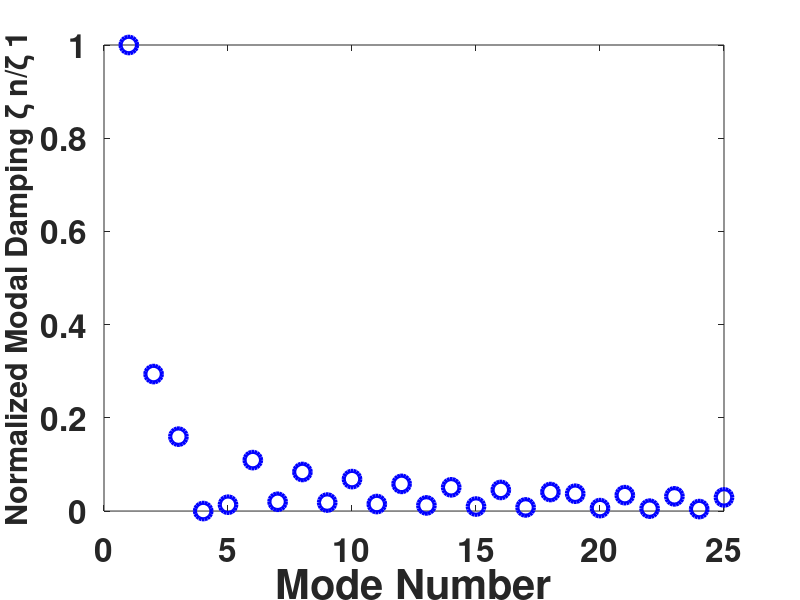
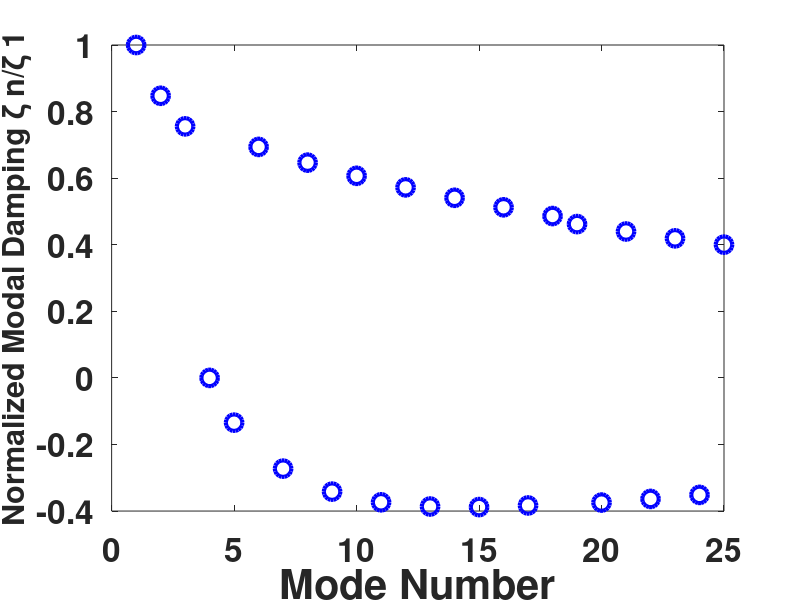
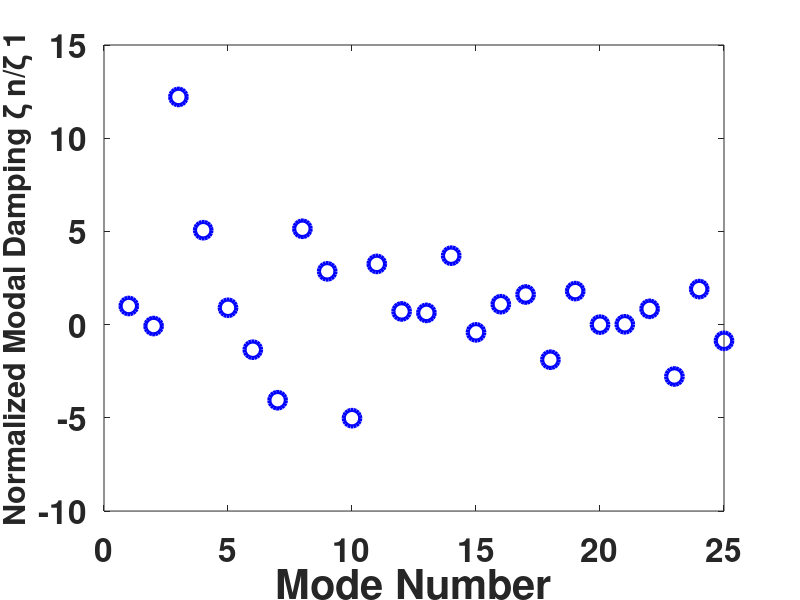
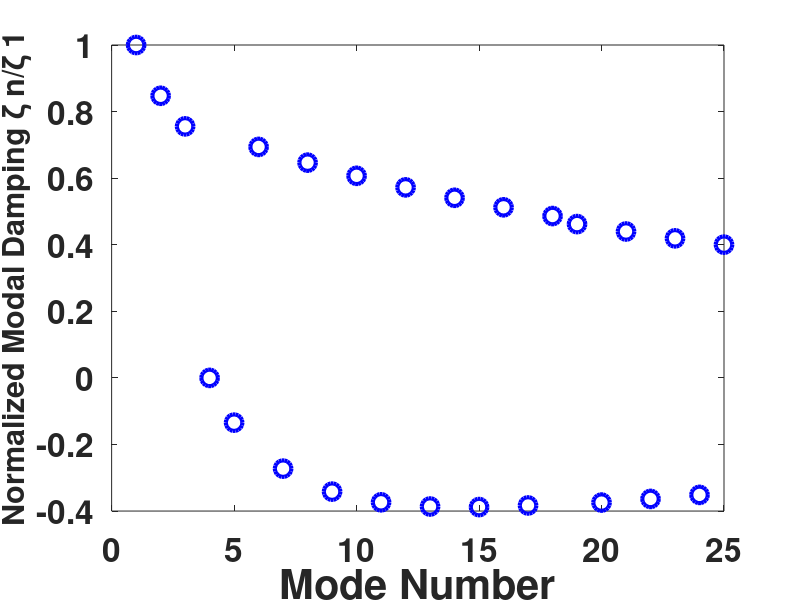

These charts were generated, in order, by the following MATLAB code:
% TIMOSHENKO BEAM FINITE ELEMENT MODEL
% Written by Jeffrey L. Kauffman & Brandi McPherson
% Source https://stars.library.ucf.edu/cgi/viewcontent.cgi?article=6505&context=etd
clc; clear all; close all;
% Some default commands for standardized graphics
set(0,'DefaultAxesFontSize',24,'DefaultTextFontSize',24,...
'DefaultAxesFontName','Helvetica',...
'DefaultTextFontName','Helvetica',...
'DefaultAxesFontWeight','bold','DefaultTextFontWeight','bold',...
'DefaultLineLineWidth',3,'DefaultLineMarkerSize',12,...
'DefaultFigureColor','w','DefaultAxesColorOrder',...
[0 0 1;0 .5 0;1 0 0;0 .75 .75;.75 0 .75;.75 .75 0;.25 .25 .25],...
'DefaultFigurePosition',[5 100 [900 650]*.9],...
'DefaultFigureResize','off')
format short
%% Set up for variable number of elements
Nel = 50; % Number of elements
L = 10; % Beam length
rhoA = 1; % Beam density (per length)
EI = 1; % Beam flexural rigidity
R = 1.48; % R = rhoI/rhoA
S = .439; % S = kAG/EI
%%%%%%%%%%%%%%%%%%%%%%%%%%%%%%%%%%%%%%%%%%%%%%%%%%%%%%%%%%%%%%%%%%%%
for ie = 1:length(Nel)
% Begin FE setup -- element length, phi parameter, and local matrices
% built from shape functions
% nw0w0 is integral 0^Lel [N w]^T [N w] dx
% nt1w1 is integral 0^Lel [N phi']^T [N w'] dx
% etc.
Lel = L/Nel(ie);
phi = 12/S/Lel^2; %Timoshenko

nw0w0 = 1/840/(1+phi)^2*Lel*...
[4*(78+147*phi+70*phi^2) Lel*(44+77*phi+35*phi^2) ...
4*(27+63*phi+35*phi^2) -Lel*(26+63*phi+35*phi^2);
Lel*(44+77*phi+35*phi^2) Lel^2*(8+14*phi+7*phi^2) ...
Lel*(26+63*phi+35*phi^2) -Lel^2*(6+14*phi+7*phi^2);
4*(27+63*phi+35*phi^2) Lel*(26+63*phi+35*phi^2) ...
4*(78+147*phi+70*phi^2) -Lel*(44+77*phi+35*phi^2);
-Lel*(26+63*phi+35*phi^2) -Lel^2*(6+14*phi+7*phi^2) ...
-Lel*(44+77*phi+35*phi^2) Lel^2*(8+14*phi+7*phi^2)];

nw1w1 = 1/60/(1+phi)^2/Lel*...
[12*(6+10*phi+5*phi^2) 6*Lel ...
-12*(6+10*phi+5*phi^2) 6*Lel;
6*Lel Lel^2*(8+10*phi+5*phi^2) ...
-6*Lel -Lel^2*(2+10*phi+5*phi^2);
-12*(6+10*phi+5*phi^2) -6*Lel ...
12*(6+10*phi+5*phi^2) -6*Lel;
6*Lel -Lel^2*(2+10*phi+5*phi^2) ...
-6*Lel Lel^2*(8+10*phi+5*phi^2)];

nt0t0 = 1/30/(1+phi)^2/Lel*...
[36 -3*Lel*(-1+5*phi) ...
-36 -3*Lel*(-1+5*phi);
-3*Lel*(-1+5*phi) Lel^2*(4+5*phi+10*phi^2) ...
3*Lel*(-1+5*phi) Lel^2*(-1-5*phi+5*phi^2);
-36 3*Lel*(-1+5*phi) ...
36 3*Lel*(-1+5*phi);
-3*Lel*(-1+5*phi) Lel^2*(-1-5*phi+5*phi^2) ...
3*Lel*(-1+5*phi) Lel^2*(4+5*phi+10*phi^2)];

nt1t1 = 1/(1+phi)^2/Lel^3*...
[12 6*Lel -12 6*Lel ;
6*Lel Lel^2*(4+2*phi+phi^2) -6*Lel -Lel^2*(-2+2*phi+phi^2);
-12 -6*Lel 12 -6*Lel ;
6*Lel -Lel^2*(-2+2*phi+phi^2) -6*Lel Lel^2*(4+2*phi+phi^2) ];

nw0t1 = 1/60/(1+phi)^2/Lel*...
[-72-60*phi -6*Lel*(11+15*phi+5*phi^2) ...
72+60*phi 6*Lel*(-1+5*phi+5*phi^2);
-6*Lel -Lel^2*(8+10*phi+5*phi^2) ...
6*Lel Lel^2*(2+10*phi+5*phi^2);
72+60*phi -6*Lel*(-1+5*phi+5*phi^2) ...
-72-60*phi 6*Lel*(11+15*phi+5*phi^2);
-6*Lel Lel^2*(2+10*phi+5*phi^2) ...
6*Lel -Lel^2*(8+10*phi+5*phi^2)];

nt1w0 = nw0t1';

nw1t0 = 1/60/(1+phi)^2/Lel*...
[72+60*phi -6*Lel*(-1+5*phi+5*phi^2) ...
-72-60*phi -6*Lel*(-1+5*phi+5*phi^2);
6*Lel Lel^2*(8+10*phi+5*phi^2) ...
-6*Lel -Lel^2*(2+10*phi+5*phi^2);
-72-60*phi 6*Lel*(-1+5*phi+5*phi^2) ...
72+60*phi 6*Lel*(-1+5*phi+5*phi^2);
6*Lel -Lel^2*(2+10*phi+5*phi^2) ...
-6*Lel Lel^2*(8+10*phi+5*phi^2)];

nt0w1 = nw1t0';

nw0w2 = [ -(phi + 6/5)/(Lel*(phi + 1)^2),...
- (phi/2 + 3/5)/(phi + 1)^2 - 1/2, ...
(phi + 6/5)/(Lel*(phi + 1)^2), 1/2 - (phi/2 + 3/5)/(phi + 1)^2;
-1/(10*(phi + 1)^2), ...
- Lel/12 - Lel/(20*(phi + 1)^2), ...
1/(10*(phi + 1)^2), Lel/12 - Lel/(20*(phi + 1)^2);
(phi + 6/5)/(Lel*(phi + 1)^2),...
(phi/2 + 3/5)/(phi + 1)^2 - 1/2,...
-(phi + 6/5)/(Lel*(phi + 1)^2), (phi/2 + 3/5)/(phi + 1)^2 + 1/2;
-1/(10*(phi + 1)^2), Lel/12 - Lel/(20*(phi + 1)^2),...
1/(10*(phi + 1)^2), - Lel/12 - Lel/(20*(phi + 1)^2)];

nw0w4 = [ 0, 0, 0, 0;
0, 0, 0, 0;
0, 0, 0, 0;
0, 0, 0, 0];

nt0w3 = [-12/(Lel^3*(phi + 1)^2), -6/(Lel^2*(phi + 1)^2), ...
12/(Lel^3*(phi + 1)^2), -6/(Lel^2*(phi + 1)^2);
(6*phi)/(Lel^2*(phi + 1)^2), (3*phi)/(Lel*(phi + 1)^2), ...
-(6*phi)/(Lel^2*(phi + 1)^2), (3*phi)/(Lel*(phi + 1)^2);
12/(Lel^3*(phi + 1)^2), 6/(Lel^2*(phi + 1)^2), ...
-12/(Lel^3*(phi + 1)^2), 6/(Lel^2*(phi + 1)^2);
(6*phi)/(Lel^2*(phi + 1)^2), (3*phi)/(Lel*(phi + 1)^2), ...
-(6*phi)/(Lel^2*(phi + 1)^2), (3*phi)/(Lel*(phi + 1)^2)];

nw0t3 = [ 0, 0, 0, 0;
0, 0, 0, 0;
0, 0, 0, 0;
0, 0, 0, 0];

nt0t2 = [ -12/(Lel^3*(phi + 1)^2), -6/(Lel^2*(phi + 1)^2),...
12/(Lel^3*(phi + 1)^2), -6/(Lel^2*(phi + 1)^2);
(6*phi)/(Lel^2*(phi + 1)^2), (3*phi)/(Lel*(phi + 1)^2),...
-(6*phi)/(Lel^2*(phi + 1)^2), (3*phi)/(Lel*(phi + 1)^2);
12/(Lel^3*(phi + 1)^2), 6/(Lel^2*(phi + 1)^2), ...
-12/(Lel^3*(phi + 1)^2), 6/(Lel^2*(phi + 1)^2);
(6*phi)/(Lel^2*(phi + 1)^2), (3*phi)/(Lel*(phi + 1)^2), ...
-(6*phi)/(Lel^2*(phi + 1)^2), (3*phi)/(Lel*(phi + 1)^2)];

nt0t3 = [ 0, 0, 0, 0;
0, 0, 0, 0;
0, 0, 0, 0;
0, 0, 0, 0];

nw2w2 = [ 12/(Lel^3*(phi + 1)^2), 6/(Lel^2*(phi + 1)^2),...
-12/(Lel^3*(phi + 1)^2), 6/(Lel^2*(phi + 1)^2);
6/(Lel^2*(phi + 1)^2), 3/(Lel*(phi + 1)^2) + 1/Lel,...
-6/(Lel^2*(phi + 1)^2), 3/(Lel*(phi + 1)^2) - 1/Lel;
-12/(Lel^3*(phi + 1)^2), -6/(Lel^2*(phi + 1)^2),...
12/(Lel^3*(phi + 1)^2), -6/(Lel^2*(phi + 1)^2);
6/(Lel^2*(phi + 1)^2), 3/(Lel*(phi + 1)^2) - 1/Lel, ...
-6/(Lel^2*(phi + 1)^2), 3/(Lel*(phi + 1)^2) + 1/Lel];

nt2t2 = [ 144/(Lel^5*(phi + 1)^2), 72/(Lel^4*(phi + 1)^2), ...
-144/(Lel^5*(phi + 1)^2), 72/(Lel^4*(phi + 1)^2);
72/(Lel^4*(phi + 1)^2), 36/(Lel^3*(phi + 1)^2), ...
-72/(Lel^4*(phi + 1)^2), 36/(Lel^3*(phi + 1)^2);
-144/(Lel^5*(phi + 1)^2), -72/(Lel^4*(phi + 1)^2), ...
144/(Lel^5*(phi + 1)^2), -72/(Lel^4*(phi + 1)^2);
72/(Lel^4*(phi + 1)^2), 36/(Lel^3*(phi + 1)^2), ...
-72/(Lel^4*(phi + 1)^2), 36/(Lel^3*(phi + 1)^2)];

nt1w2 = [ 12/(Lel^3*(phi + 1)^2), 6/(Lel^2*(phi + 1)^2),...
-12/(Lel^3*(phi + 1)^2), 6/(Lel^2*(phi + 1)^2);
6/(Lel^2*(phi + 1)^2), 3/(Lel*(phi + 1)^2) + 1/Lel, ...
-6/(Lel^2*(phi + 1)^2), 3/(Lel*(phi + 1)^2) - 1/Lel;
-12/(Lel^3*(phi + 1)^2), -6/(Lel^2*(phi + 1)^2), ...
12/(Lel^3*(phi + 1)^2), -6/(Lel^2*(phi + 1)^2);
6/(Lel^2*(phi + 1)^2), 3/(Lel*(phi + 1)^2) - 1/Lel, ...
-6/(Lel^2*(phi + 1)^2), 3/(Lel*(phi + 1)^2) + 1/Lel];
nw1t2 = [ -12/(Lel^3*(phi + 1)), -6/(Lel^2*(phi + 1)), ...
12/(Lel^3*(phi + 1)), -6/(Lel^2*(phi + 1));
0, 0, ...
0, 0;
12/(Lel^3*(phi + 1)), 6/(Lel^2*(phi + 1)),...
-12/(Lel^3*(phi + 1)), 6/(Lel^2*(phi + 1));
0, 0, ...
0, 0];

nt0t4 = [ 0, 0, 0, 0;
0, 0, 0, 0;
0, 0, 0, 0;
0, 0, 0, 0];

nw0w1 = [- 3*phi - 3, (Lel*(5*phi + 6))/10, 3*phi + 3,...
-(Lel*(5*phi + 6))/10;
-(Lel*(5*phi + 6))/10, 0, (Lel*(5*phi + 6))/10, -Lel^2/10;
- 3*phi - 3, -(Lel*(5*phi + 6))/10, 3*phi + 3,...
(Lel*(5*phi + 6))/10;
(Lel*(5*phi + 6))/10, Lel^2/10, -(Lel*(5*phi + 6))/10, 0];

nw0w3 =[ 6/(Lel^2*(phi + 1)), 3/(Lel*(phi + 1)),...
-6/(Lel^2*(phi + 1)), 3/(Lel*(phi + 1));
1/(Lel*(phi + 1)), 1/(2*(phi + 1)), ...
-1/(Lel*(phi + 1)), 1/(2*(phi + 1));
6/(Lel^2*(phi + 1)), 3/(Lel*(phi + 1)),...
-6/(Lel^2*(phi + 1)), 3/(Lel*(phi + 1));
-1/(Lel*(phi + 1)), -1/(2*(phi + 1)), ...
1/(Lel*(phi + 1)), -1/(2*(phi + 1))];
nt0t1 =[ 0, 1/(Lel*(phi + 1)), 0, -1/(Lel*(phi + 1));
-1/(Lel*(phi + 1)), -1/2, 1/(Lel*(phi + 1)), 1/2 - 1/(phi + 1);
0, -1/(Lel*(phi + 1)), 0, 1/(Lel*(phi + 1));
1/(Lel*(phi + 1)), 1/(phi + 1) - 1/2, -1/(Lel*(phi + 1)), 1/2];
% Initialize mass, stiffness, & damping matrices; calculate in terms of
% shape function matrices above
mmat = zeros(4,4); kmat = mmat;
mmat = nw0w0 + R*nt0t0;
mrhoI = R*nt0t0; mrhoA = nw0w0;
kmat = nt1t1 + S*nw1w1 + S*nt0t0 -S*nw1t0 - S*nt0w1;
cmat1 = nw0w0;
cmat2 = nw0w2;
cmat3 = nw0w4;
cmat4 = nw0t1;
cmat5 = nw0t3;
cmat6 = nt0w1;
cmat7 = nt0w3;
cmat8 = nt0t0;
cmat9 = nt0t2;
cmat10 = nt0t4;
cmat11 = .5*(nw1t0 + nt0w1);
cmat12 = nw1w1;
cmat13 = cmat11 + cmat12;
cmat14 = rhoA*nw0w0;
cmat15 = rhoA*R*nt0t0;
cmat16 = nt1t1;
crot = cmat2 + cmat4 + cmat6 + cmat8;
cmot = cmat1;
cstr = cmat7 + cmat9;
ctot = cmat1+cmat2+cmat3+cmat4+cmat5+cmat6+cmat7+cmat8+cmat9+cmat10;
cind1 = cmat1*(1+R/S) + 2*cmat4 + 2*R*cmat7 + cmat11
cind2 = cmat1*(1+R/S) + 2*cmat4 + 2*R*cmat7 + S*cmat11
% Initialize & construct global mass, stiffness, and damping matrices
K = zeros(2*Nel(ie)+2); Cind = zeros(2*Nel(ie)+2,2*Nel(ie)+2,25);
M = K; MrhoA = K; MrhoI = K;
for n=1:Nel(ie)
i1 = 2*n-1; i2 = 2*n+2;
%Stiffness Matrix
K(i1:i2,i1:i2) = K(i1:i2,i1:i2) + EI*kmat;
%Effect of individual damping terms
Cind(i1:i2,i1:i2,1) = Cind(i1:i2,i1:i2,1) + cmat1;
Cind(i1:i2,i1:i2,2) = Cind(i1:i2,i1:i2,2) + cmat2;
Cind(i1:i2,i1:i2,3) = Cind(i1:i2,i1:i2,3) + cmat3; %0
Cind(i1:i2,i1:i2,4) = Cind(i1:i2,i1:i2,4) + cmat4;
Cind(i1:i2,i1:i2,5) = Cind(i1:i2,i1:i2,5) + cmat5; %0
Cind(i1:i2,i1:i2,6) = Cind(i1:i2,i1:i2,6) + cmat6;
Cind(i1:i2,i1:i2,7) = Cind(i1:i2,i1:i2,7) + cmat7;
Cind(i1:i2,i1:i2,8) = Cind(i1:i2,i1:i2,8) + cmat8;
Cind(i1:i2,i1:i2,9) = Cind(i1:i2,i1:i2,9) + cmat9;
Cind(i1:i2,i1:i2,10) = Cind(i1:i2,i1:i2,10) + cmat10; %0
Cind(i1:i2,i1:i2,11) = Cind(i1:i2,i1:i2,11) + cmat11;
Cind(i1:i2,i1:i2,12) = Cind(i1:i2,i1:i2,12) + cmat12;
Cind(i1:i2,i1:i2,13) = Cind(i1:i2,i1:i2,13) + cmat13;
Cind(i1:i2,i1:i2,14) = Cind(i1:i2,i1:i2,14) + cmat14;
Cind(i1:i2,i1:i2,15) = Cind(i1:i2,i1:i2,15) + cmat15;
%Using stiffness and mass as damping
Cind(i1:i2,i1:i2,16) = Cind(i1:i2,i1:i2,16) + crot;
Cind(i1:i2,i1:i2,17) = Cind(i1:i2,i1:i2,17) + cstr;
Cind(i1:i2,i1:i2,18) = Cind(i1:i2,i1:i2,18) + cmot;
Cind(i1:i2,i1:i2,19) = Cind(i1:i2,i1:i2,19) + ctot;
Cind(i1:i2,i1:i2,20) = Cind(i1:i2,i1:i2,20) + cind1;
%Additional Damping Terms
Cind(i1:i2,i1:i2,21) = Cind(i1:i2,i1:i2,21) + rhoA*mmat;
Cind(i1:i2,i1:i2,22) = Cind(i1:i2,i1:i2,22) + kmat;
Cind(i1:i2,i1:i2,23) = Cind(i1:i2,i1:i2,23) + cmat16;
Cind(i1:i2,i1:i2,24) = Cind(i1:i2,i1:i2,24) + cind2;
Cind(i1:i2,i1:i2,25) = Cind(i1:i2,i1:i2,25) + S*kmat+ rhoA*mmat;
%Mass Matrix
M(i1:i2,i1:i2) = M(i1:i2,i1:i2) + rhoA*mmat;
MrhoA(i1:i2,i1:i2) = MrhoA(i1:i2,i1:i2) + rhoA*mrhoA;
MrhoI(i1:i2,i1:i2) = MrhoI(i1:i2,i1:i2) + rhoA*mrhoI;
end
% Apply boundary conditions (un-comment the one of interest and comment
% out the rest)
% Pinned-Pinned
K(1,:) = []; K(:,1) = []; K(end-1,:) = []; K(:,end-1) = [];
Cind(1,:,:) = []; Cind(:,1,:) = []; Cind(end-1,:,:) = [];
Cind(:,end-1,:) = [];
M(1,:) = []; M(:,1) = []; M(end-1,:) = []; M(:,end-1) = [];
% % Clamped-Clamped
% K(1:2,:) = []; K(:,1:2) = []; K(end-1:end,:) = []; K(:,end-1:end)=[];
% C(1:2,:) = []; C(:,1:2) = []; C(end-1:end,:) = []; C(:,end-1:end)=[];
% M(1:2,:) = []; M(:,1:2) = []; M(end-1:end,:) = []; M(:,end-1:end)=[];
% % Clamped-Free
% K(1:2,:) = []; K(:,1:2) = [];
% C(1:2,:) = []; C(:,1:2) = [];
% M(1:2,:) = []; M(:,1:2) = [];
% % Clamped-Pinned
% K(1:2,:) = []; K(:,1:2) = []; K(end-1,:) = []; K(:,end-1) = [];
% C(1:2,:) = []; C(:,1:2) = []; C(end-1,:) = []; C(:,end-1) = [];
% M(1:2,:) = []; M(:,1:2) = []; M(end-1,:) = []; M(:,end-1) = [];

% Solve eigenvalue problem in first-order form; sort modes and compute
% natural frequencies and damping ratios
%To observe effects of individual damping terms...
for i = [1:10]
clearvars damps freqs
C(:,:,i) = Cind(:,:,i)*.01;
val_damp = eig([C(:,:,i) K;-eye(size(K)) zeros(size(K))],...
[M zeros(size(K));zeros(size(K)) eye(size(K))]);
val_damp_sort = sort(val_damp);
freqs = abs(val_damp_sort );
damps = real(val_damp_sort )./abs(val_damp_sort);
damps = damps(1:2:end)
damps = damps/damps(1); %normalize
%Plot modal damping ratios versus mode number
figure(i);
plot(damps(1:25),'bo'); hold on;
xl = xlabel('Mode Number');
yl = ylabel('Normalized Modal Damping \zeta n/\zeta 1');
set(xl, 'fontsize',30)
set(yl,'fontsize',22)
end
end